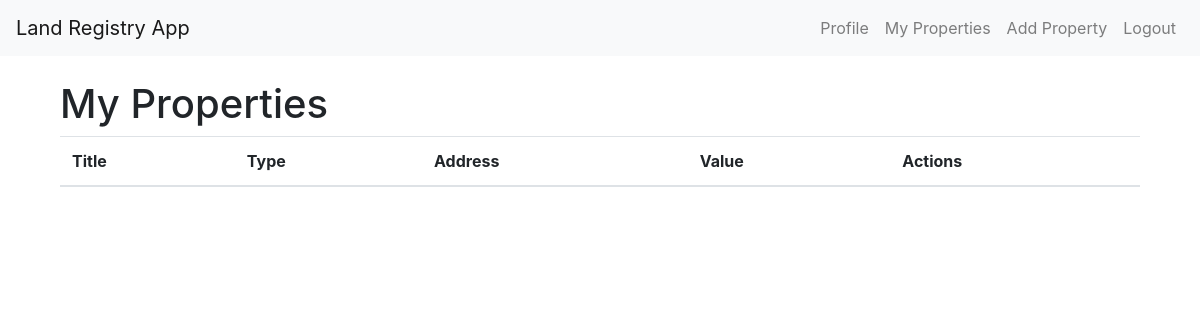
The app's page /properties (signed in), older data.
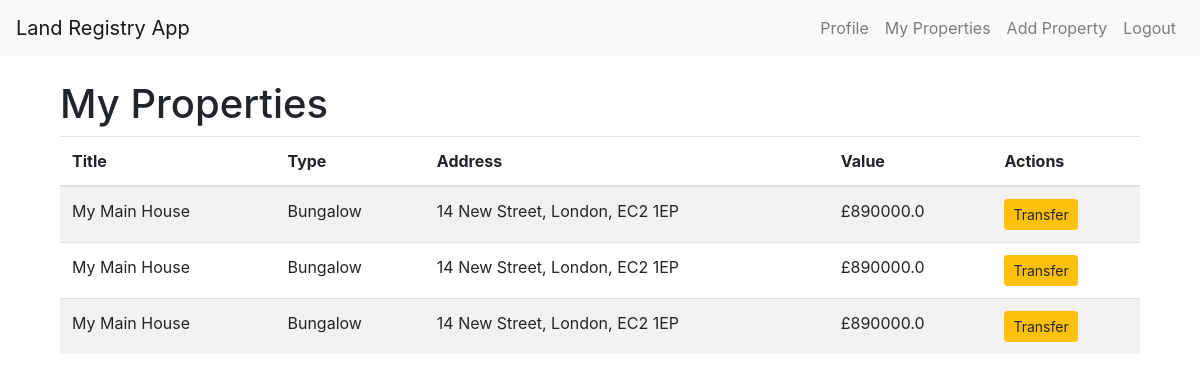
The same page, newer data.
### models/property.py (models this page shows, shortened)
class Property(db.Model):
    id = db.Column(db.Integer, primary_key=True)
    title = db.Column(db.String(100), nullable=False)
    property_type = db.Column(db.String(50), nullable=False)
    address = db.Column(db.String(200), nullable=False)
    city = db.Column(db.String(100), nullable=False)
    postcode = db.Column(db.String(20), nullable=False)
    value = db.Column(db.Float, nullable=False)
    date_added = db.Column(db.DateTime, default=datetime.utcnow)
    owner_id = db.Column(db.Integer, db.ForeignKey('user.id'), nullable=False)

### routes/property_routes.py (the view)
@app.route('/properties', methods=['GET'])
@login_required
def user_properties():
    properties = Property.query.filter_by(owner_id=current_user.id).all()
    total_property_value = sum(property.value for property in properties)
    return render_template('user_properties.html', properties=properties, total_property_value=total_property_value)

### app.py (called while the page is built)
@login_manager.user_loader
def load_user(user_id):
    return User.query.get(int(user_id))

### templates/user_properties.html (shortened to what this page needs)
{% extends "base.html" %}
{% block content %}
<div class="container mt-4">
    <h1>My Properties</h1>
    <table class="table table-striped">
        <thead>
            <tr>
                <th>Title</th>
                <th>Type</th>
                <th>Address</th>
                <th>Value</th>
                <th>Actions</th>
            </tr>
        </thead>
        <tbody>
            {% for property in properties %}
            <tr>
                <td>{{ property.title }}</td>
                <td>{{ property.property_type }}</td>
                <td>{{ property.address }}, {{ property.city }}, {{ property.postcode }}</td>
                <td>£{{ property.value }}</td>
                <td>
                    <a href="{{ url_for('transfer_property', id=property.id) }}" class="btn btn-warning btn-sm">Transfer</a>
                </td>
            </tr>
            {% endfor %}
        </tbody>
    </table>
</div>
{% endblock %}

### templates/base.html (shortened to what this page needs)
<!DOCTYPE html>
<html lang="en">
<head>
    <link href="https://stackpath.bootstrapcdn.com/bootstrap/4.5.2/css/bootstrap.min.css" rel="stylesheet">
</head>
<body>
    <nav class="navbar navbar-expand-lg navbar-light bg-light">
        <a class="navbar-brand" href="{{ url_for('index') }}">Land Registry App</a>
        <div class="collapse navbar-collapse" id="navbarNav">
            <ul class="navbar-nav ml-auto">
                <li class="nav-item">
                    <a class="nav-link" href="{{ url_for('user_profile') }}">Profile</a>
                </li>
                <li class="nav-item">
                    <a class="nav-link" href="{{ url_for('user_properties') }}">My Properties</a>
                </li>
                <li class="nav-item">
                    <a class="nav-link" href="{{ url_for('add_property') }}">Add Property</a>
                </li>
                <li class="nav-item">
                    <a class="nav-link" href="{{ url_for('logout') }}">Logout</a>
                </li>
            </ul>
        </div>
    </nav>
    <div class="container mt-4">
        {% block content %}{% endblock %}
    </div>
</body>
</html>

Row changes from the older to the newer data that the page shows:
added Property: title "My Main House", property_type "Bungalow", address "14 New Street", city "London", postcode "EC2 1EP", value "890000.0"
added Property: title "My Main House", property_type "Bungalow", address "14 New Street", city "London", postcode "EC2 1EP", value "890000.0"
added Property: title "My Main House", property_type "Bungalow", address "14 New Street", city "London", postcode "EC2 1EP", value "890000.0"
